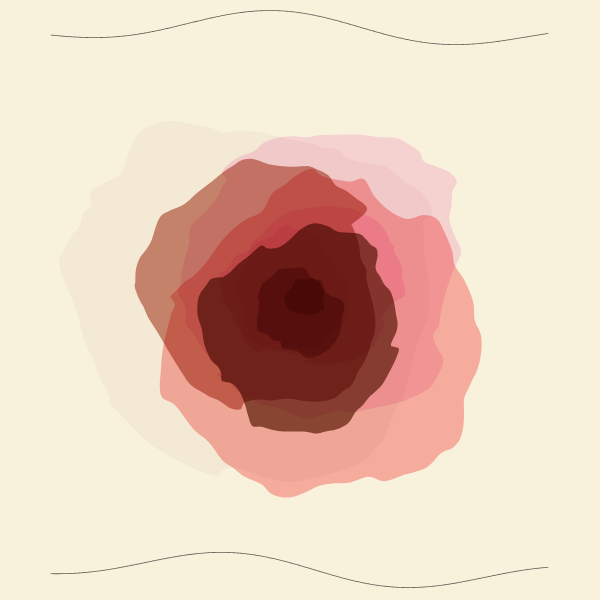
Frame 1 (no input)
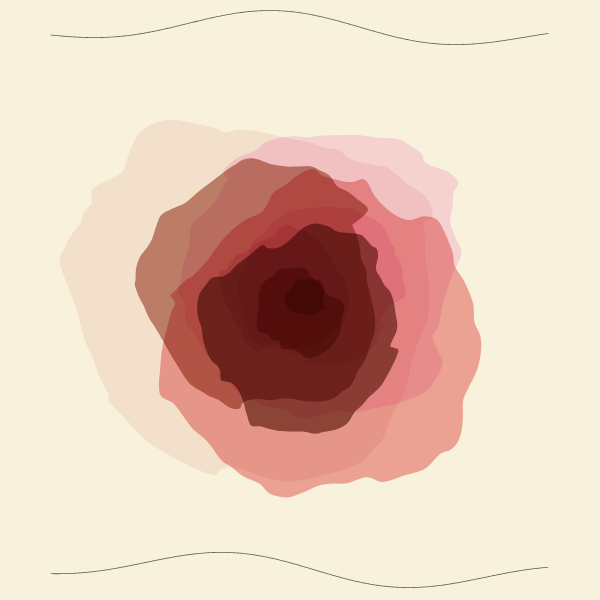
Frame 60 (no input)
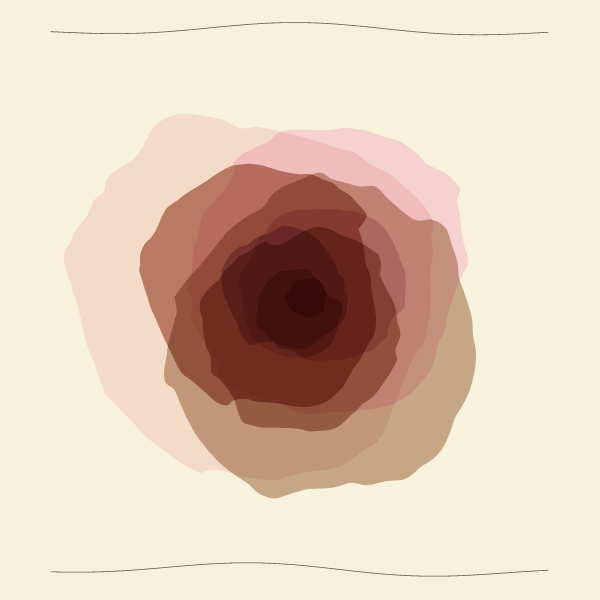
Frame 120 (the mouse pressed at the canvas centre since frame 60)

The p5.js sketch that drew these frames (run headless with seeded random() and noise() and a simulated clock; from frame 60 on, the mouse is pressed at the canvas centre):

// p5.js sketch
// ── sketch.js
// https://openprocessing.org/sketch/1516337

let swallows = [];
let colors = ["#916953", "#cf8e80", "#fcb5b5", "#fcddf2", "#faf6f6"];
let traces = [];

function setup() {
  createCanvas(600, 600);
  traces.push(new trace(30));
  traces.push(new trace(height - 30));
  for (let i = 20; i < 200; i += 20) {
    swallows.push(new swallow(300, 300, i, i / 10));
  }
}

function draw() {
  clear();
  background("#F8F2DC");
  blendMode(MULTIPLY);
  for (let i = 0; i < traces.length; i++) {
    traces[i].update();
    traces[i].show();
  }
  for (let i = 0; i < swallows.length; i++) {
    swallows[i].update();
    swallows[i].show();
  }
}

class swallow {
  constructor(x, y, s, r) {
    this.x = x;
    this.y = y;
    this.s = s;
    this.points = [];
    this.noiser = random(1000);
    for (let i = 0; i < TWO_PI; i += 0.1) {
      let x = cos(i) * s - (noise(this.noiser) * this.s) / 2;
      let y = sin(i) * s - (noise(this.noiser + i) * this.s) / 2;
      let point = createVector(x, y);
      this.points.push(point);
      this.noiser += 0.1;
    }
    this.r = r;
    this.goal = [];
    this.color = color(random(colors));
    this.goalColor = color(random(colors));
    this.wait = 280;
  }
  update() {
    if (frameCount % 100 == 0) {
      this.noiser = random(1000);
      this.goal = [];
      this.goalColor = color(random(colors));
      for (let i = 0; i < TWO_PI; i += 0.1) {
        let x = cos(i) * this.s - (noise(this.noiser) * this.s) / 2;
        let y = sin(i) * this.s - (noise(this.noiser + i) * this.s) / 2;
        let point = createVector(x, y);
        this.goal.push(point);
        this.noiser += 0.1;
      }
    }
    if (frameCount > 50) {
      this.r += 0.001;
      for (let i = 0; i < this.points.length; i++) {
        let v1 = this.points[i];
        let v2 = this.goal[i];
        let v3 = p5.Vector.lerp(v1, v2, 0.02);
        this.points[i] = v3;
      }
    }
  }

  show() {
    noStroke();
    if (frameCount > 50) {
      let from = this.color;
      let to = this.goalColor;
      let interA = lerpColor(from, to, 0.01);
      this.color = interA;
    }

    fill(this.color);
    noStroke();
    push();
    translate(this.x, this.y);
    rotate(this.r);
    beginShape();
    for (let i = 0; i < this.points.length; i++) {
      curveVertex(this.points[i].x, this.points[i].y);
    }
    endShape(CLOSE);
    pop();
  }
}

class trace {
  constructor(y) {
    this.y = y;
    this.theta = random(1000);
    this.points = [];
    for (let x = 50; x < width - 50; x++) {
      let y1 = sin(this.theta + x / 100) * 10;
      let y2 = sin(this.theta) * 10;
      let y3 = this.y + y1 - y2;
      let pointer = createVector(x, y3);
      this.points.push(pointer);
      this.theta += 0.01;
    }
    this.theta = random(1000);
    this.goal = [];
    for (let x = 50; x < width - 50; x++) {
      let y1 = sin(this.theta + x / 100) * 10;
      let y2 = sin(this.theta) * 10;
      let y3 = this.y + y1 - y2;
      let pointer = createVector(x, y3);
      let i = x - 50;
      this.points[i] = pointer;
      this.theta += 0.01;
    }
  }

  update() {
    if (frameCount % 100 == 0) {
      this.theta = random(1000);
      this.goal = [];
      for (let x = 50; x < width - 50; x++) {
        let y1 = sin(this.theta + x / 100) * 10;
        let y2 = sin(this.theta) * 10;
        let y3 = this.y + y1 - y2;
        let pointer = createVector(x, y3);
        let i = x - 50;
        this.goal[i] = pointer;
        this.theta += 0.01;
      }
    }

    if (frameCount > 50) {
      this.r += 0.001;
      for (let i = 0; i < this.points.length; i++) {
        let v1 = this.points[i];
        let v2 = this.goal[i];
        let v3 = p5.Vector.lerp(v1, v2, 0.02);
        this.points[i] = v3;
      }
    }
  }

  show() {
    noFill();
    strokeWeight(0.8);
    stroke(100);
    beginShape();
    for (let i = 0; i < this.points.length; i++) {
      curveVertex(this.points[i].x, this.points[i].y);
    }
    endShape();
  }
}
